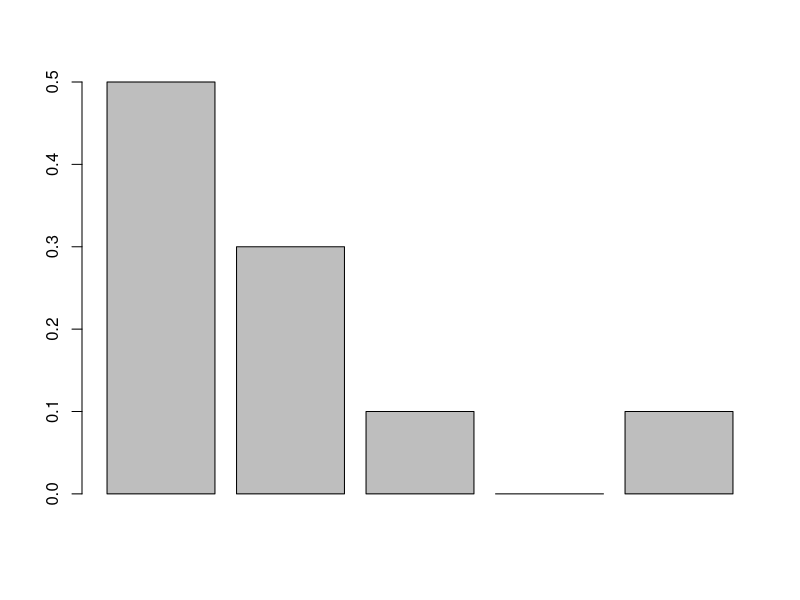
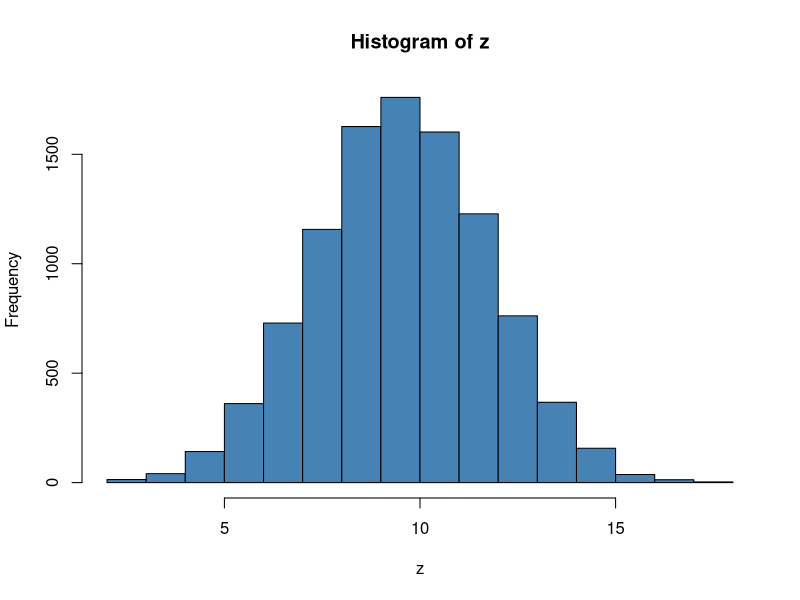
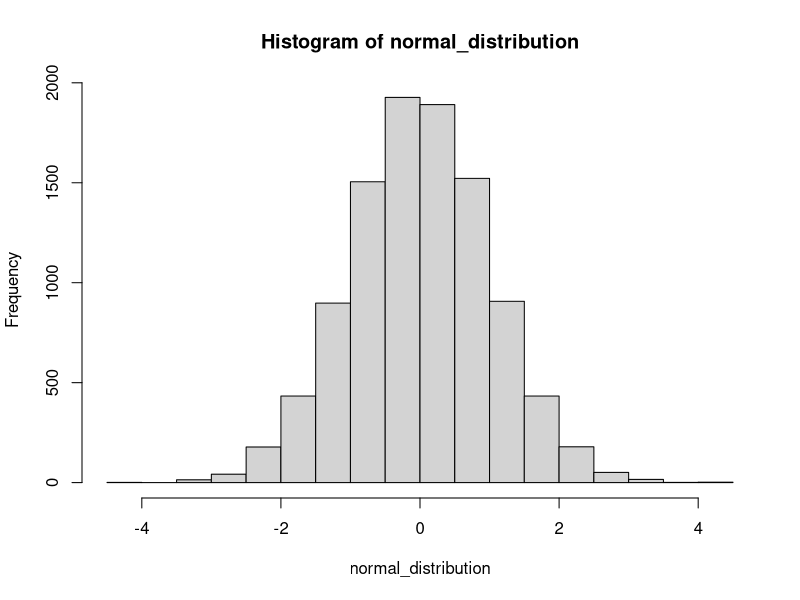
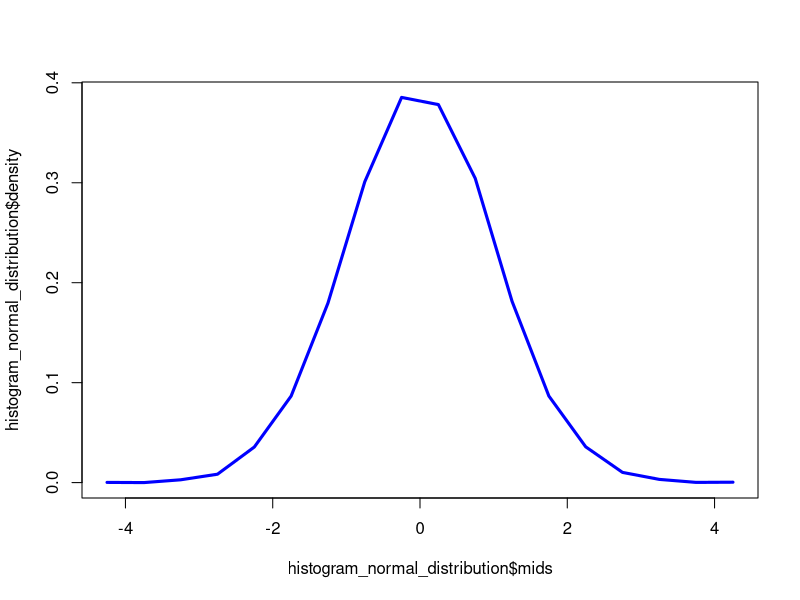
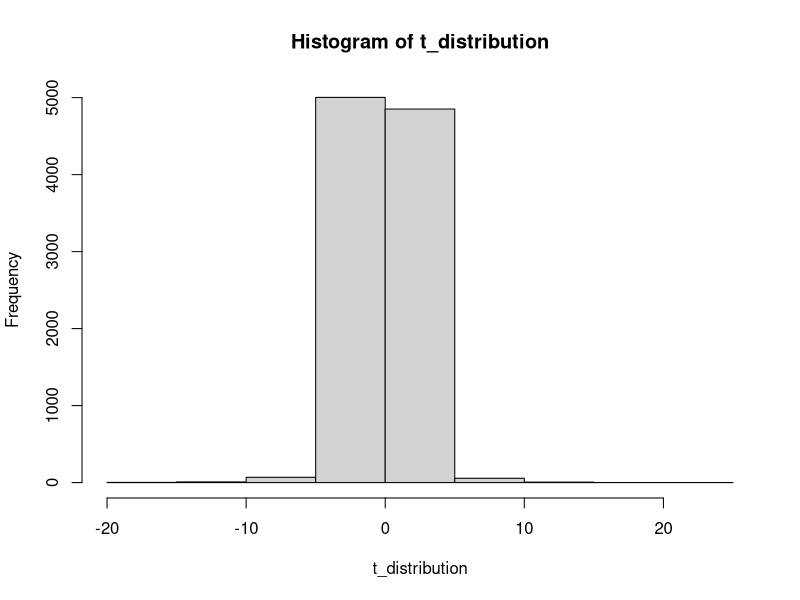
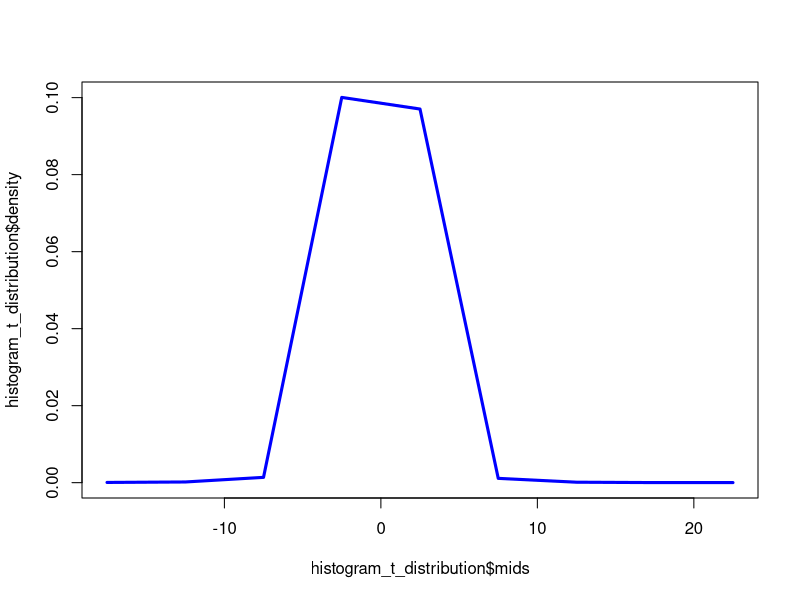
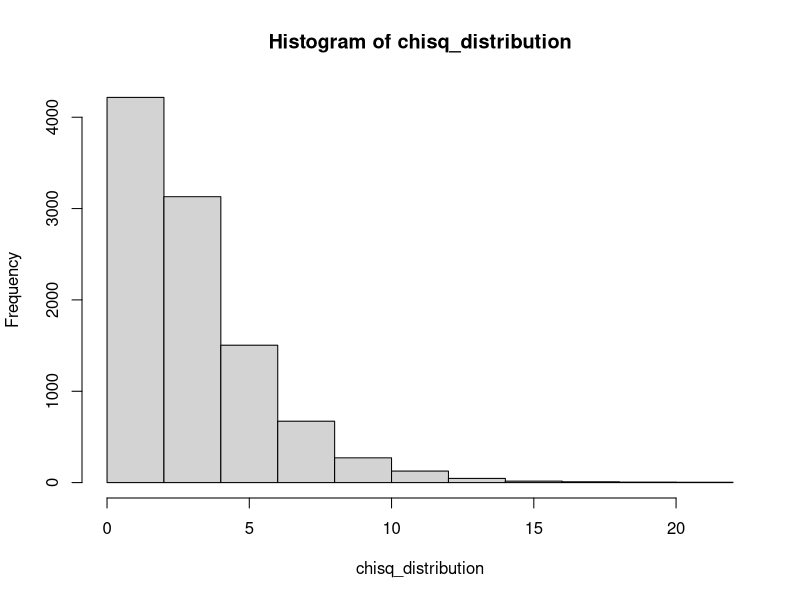
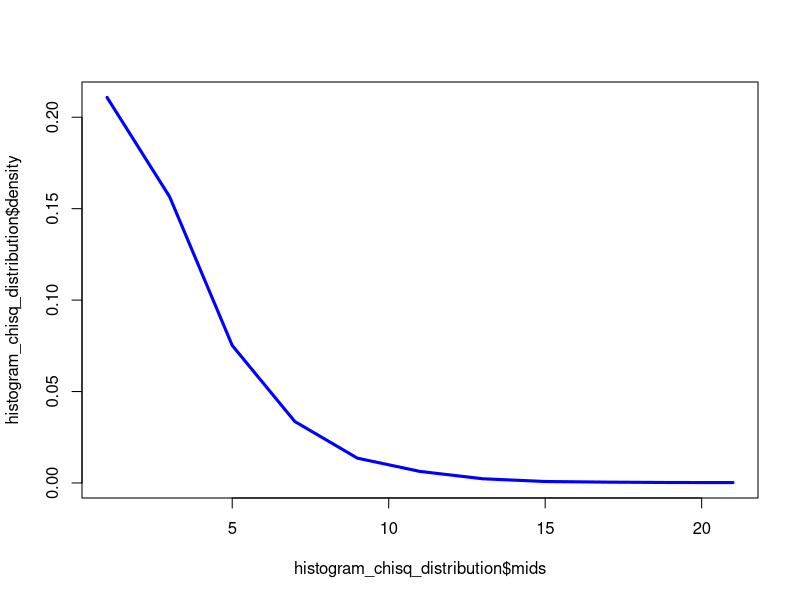

Recreate these plots in R, in order.
## ---- chunk 1
pants <- data.frame(
   type = c("Blue jeans","Grey jeans","Black jeans","Black suit","Blue tracksuit"),
   label = c("X1", "X2", "X3", "X4", "X5"),
   probability = c(0.5,0.3,0.1,0,0.1))

pants
## ---- chunk 2
#Try plotting a bar graph of all the probabilities above
barplot(height = pants$probability)
## ---- chunk 3
dbinom( x = 5, size = 20, prob = 1/6)
## ---- chunk 4
#Try finding the probability for N = 20 and N=100 trials for a fair coin flip.
dbinom(x = 20, size = 100, prob = 1/2)
## ---- chunk 5
#Find the probability of rolling 0 skulls or 1 skull or 2 skulls or 3 skulls or 4 skulls
pbinom(q = 3, size = 20, prob = 1/6)

#Practice - Find probability of getting 0-5 heads in 50 trials of coin flip
pbinom(q = 4, size = 50, prob = 1/2)
## ---- chunk 6
qbinom( p = 0.75, size = 20, prob = 1/6 )

#Practice - Find the 40th percentile
qbinom( p = 0.40, size = 20, prob = 1/6)
## ---- chunk 7
z <- rbinom( n = 10000, size = 20, prob = 3/6 )
z
#Let's also plot this and see how it looks
hist(z, col = 'steelblue')
## ---- chunk 8
normal_distribution <- rnorm(10000, mean = 0, sd = 1) 
histogram_normal_distribution <- hist(normal_distribution)
plot(histogram_normal_distribution$mids,histogram_normal_distribution$density, type="l", col="blue", lwd=3)
## ---- chunk 9
dnorm(x=85, mean=80, sd=5)

## ---- chunk 10
pnorm(q = 80, mean = 80, sd = 5)
## ---- chunk 11
qnorm(0.25 ,mean = 0 , sd = 1)
## ---- chunk 12
norm <- rnorm(50, mean = 0, sd = 1) 
shapiro.test(norm)

binom <- rbinom(100, 20, 1/6)
shapiro.test(binom)

## ---- chunk 13
t_distribution <- rt(10000, 3)
histogram_t_distribution <- hist(t_distribution)
plot(histogram_t_distribution$mids,histogram_t_distribution$density, type="l", col="blue", lwd=3)
## ---- chunk 14

norm1 <- rnorm(100, mean = 10, sd = 5)
norm2 <- rnorm(100, mean = 20, sd = 7)
chisqdist <- norm1^2 + norm2^2

chisq_distribution <- rchisq(10000, 3)
histogram_chisq_distribution <- hist(chisq_distribution)
plot(histogram_chisq_distribution$mids,histogram_chisq_distribution$density, type="l", col="blue", lwd=3)
## ---- chunk 15
f_distribution <- rf(10000, 5, 10)
histogram_f_distribution <- hist(f_distribution)
plot(histogram_f_distribution$mids,histogram_f_distribution$density, type="l", col="blue", lwd=3)
